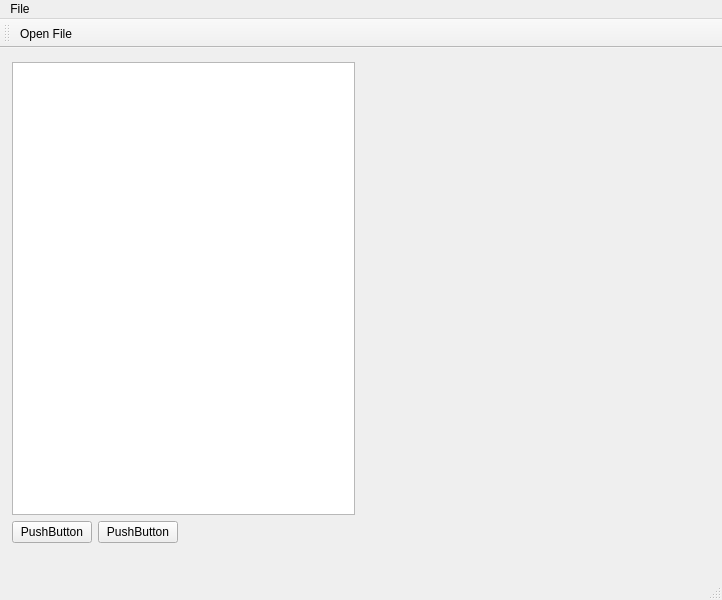
<?xml version="1.0" encoding="UTF-8"?>
<ui version="4.0">
 <class>VRBaseSetUp</class>
 <widget class="QMainWindow" name="VRBaseSetUp">
  <property name="geometry">
   <rect>
    <x>0</x>
    <y>0</y>
    <width>722</width>
    <height>600</height>
   </rect>
  </property>
  <property name="windowTitle">
   <string>VRBaseSetUp</string>
  </property>
  <widget class="QWidget" name="centralwidget">
   <widget class="QWidget" name="">
    <property name="geometry">
     <rect>
      <x>12</x>
      <y>14</y>
      <width>691</width>
      <height>481</height>
     </rect>
    </property>
    <layout class="QVBoxLayout" name="verticalLayout">
     <item>
      <layout class="QHBoxLayout" name="horizontalLayout_2">
       <item>
        <widget class="QTreeView" name="treeView">
         <property name="contextMenuPolicy">
          <enum>Qt::ContextMenuPolicy::ActionsContextMenu</enum>
         </property>
        </widget>
       </item>
       <item>
        <widget class="QVTKOpenGLNativeWidget" name="vtkWidget" native="true">
         <property name="sizePolicy">
          <sizepolicy hsizetype="Expanding" vsizetype="Expanding">
           <horstretch>0</horstretch>
           <verstretch>0</verstretch>
          </sizepolicy>
         </property>
        </widget>
       </item>
      </layout>
     </item>
     <item>
      <layout class="QHBoxLayout" name="horizontalLayout">
       <item>
        <widget class="QPushButton" name="pushButton">
         <property name="contextMenuPolicy">
          <enum>Qt::ContextMenuPolicy::ActionsContextMenu</enum>
         </property>
         <property name="text">
          <string>PushButton</string>
         </property>
        </widget>
       </item>
       <item>
        <widget class="QPushButton" name="pushButton_2">
         <property name="text">
          <string>PushButton</string>
         </property>
        </widget>
       </item>
       <item>
        <spacer name="horizontalSpacer">
         <property name="orientation">
          <enum>Qt::Orientation::Horizontal</enum>
         </property>
         <property name="sizeHint" stdset="0">
          <size>
           <width>288</width>
           <height>20</height>
          </size>
         </property>
        </spacer>
       </item>
      </layout>
     </item>
    </layout>
   </widget>
  </widget>
  <widget class="QMenuBar" name="menubar">
   <property name="geometry">
    <rect>
     <x>0</x>
     <y>0</y>
     <width>722</width>
     <height>25</height>
    </rect>
   </property>
   <widget class="QMenu" name="menuFile">
    <property name="title">
     <string>File</string>
    </property>
    <addaction name="actionOpen_File"/>
   </widget>
   <addaction name="menuFile"/>
  </widget>
  <widget class="QStatusBar" name="statusbar"/>
  <widget class="QToolBar" name="toolBar">
   <property name="windowTitle">
    <string>toolBar</string>
   </property>
   <attribute name="toolBarArea">
    <enum>TopToolBarArea</enum>
   </attribute>
   <attribute name="toolBarBreak">
    <bool>false</bool>
   </attribute>
   <addaction name="actionOpen_File"/>
  </widget>
  <action name="actionOpen_File">
   <property name="icon">
    <iconset resource="icons.qrc">
     <normaloff>:/Icons/fileopen.png</normaloff>:/Icons/fileopen.png</iconset>
   </property>
   <property name="text">
    <string>Open File</string>
   </property>
   <property name="menuRole">
    <enum>QAction::MenuRole::NoRole</enum>
   </property>
  </action>
  <action name="actionItem_Options">
   <property name="text">
    <string>Item Options</string>
   </property>
   <property name="menuRole">
    <enum>QAction::MenuRole::NoRole</enum>
   </property>
  </action>
 </widget>
 <customwidgets>
  <customwidget>
   <class>QVTKOpenGLNativeWidget</class>
   <extends>QWidget</extends>
   <header>qvtkopenglnativewidget.h</header>
   <container>1</container>
  </customwidget>
 </customwidgets>
 <resources>
  <include location="icons.qrc"/>
 </resources>
 <connections/>
</ui>
